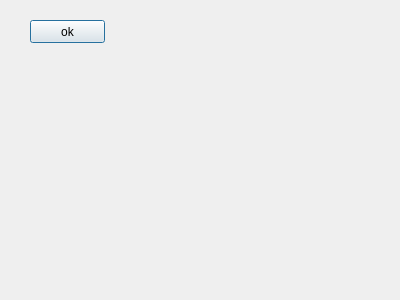
<?xml version="1.0" encoding="UTF-8"?>
<ui version="4.0">
 <class>stapd</class>
 <widget class="QDialog" name="stapd">
  <property name="geometry">
   <rect>
    <x>0</x>
    <y>0</y>
    <width>400</width>
    <height>300</height>
   </rect>
  </property>
  <property name="windowTitle">
   <string>Dialog</string>
  </property>
  <widget class="QPushButton" name="pushButton">
   <property name="geometry">
    <rect>
     <x>30</x>
     <y>20</y>
     <width>75</width>
     <height>23</height>
    </rect>
   </property>
   <property name="text">
    <string>ok</string>
   </property>
  </widget>
 </widget>
 <resources/>
 <connections/>
</ui>
